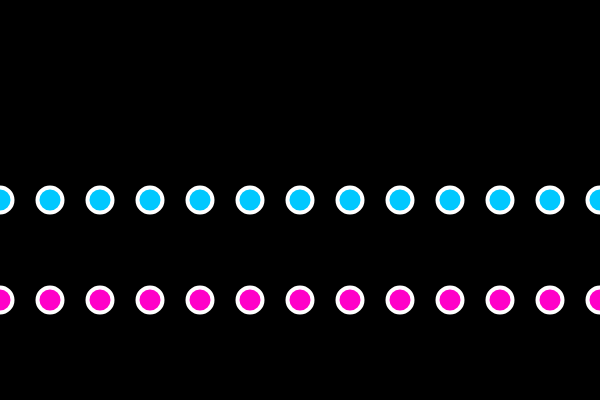
Frame 1 (no input)
Frame 60 (no input): identical to frame 1, image omitted
Frame 120 (the mouse pressed at the canvas centre since frame 60): identical to frame 1, image omitted

The p5.js sketch that drew this single still picture (run headless with seeded random() and noise() and a simulated clock; from frame 60 on, the mouse is pressed at the canvas centre):

// p5.js sketch
// ── sketch.js
/*
https://vimeo.com/channels/learningp5js/139013336
*/

function setup() {
  createCanvas(600, 400);
}

function draw() {
  background(0);
  strokeWeight(4);
  stroke(255);

  var x = 0;
  while (x <= width) {
    fill(0, 200, 255);
    ellipse(x, 200, 25, 25);
    x = x + 50;
  }

  for (x = 0; x <= width; x += 50) {
    fill(255, 0, 200);
    ellipse(x, 300, 25, 25);
  }
}
